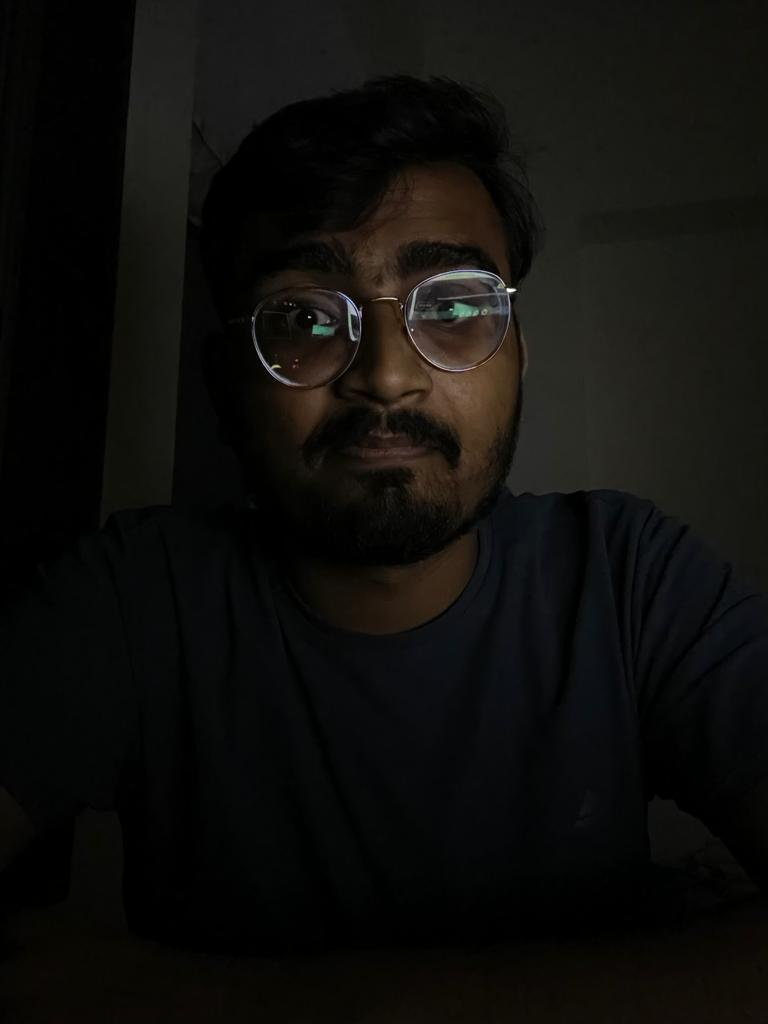
#> input picture me.jpeg, 768 x 1024 px, found by its file name
$ jupyter execute --allow-errors Assignment1_comp_23M2156.ipynb
#> lines starting #> are read from the running program, lines starting #| are printed output that depends on the picture
Question 1(a)

[cell 1]
from PIL import Image
import numpy as np
import os
import cv2
import numpy as np
import matplotlib.pyplot as plt

Read and display image

[cell 2]
#Using opencv
#Give image path
imagepath1 = '/home/vaibhav/Documents/103070.jpg'
imagecv = cv2.imread(imagepath1) #Importing Image
#Display image
#> (the rest of this cell did not finish here and is left out)

[cell 3]
#Saving the image as a png file
directory='/home/vaibhav/Documents'
os.chdir(directory)
#> (the rest of this cell did not finish here and is left out)

#> (a cell that did not finish here is left out)

The Dimensions of the Image is (321,481,3)
The size of File is 463203 (=321*481*3)

Question 1 (b)

#> (a cell that did not finish here is left out)

Answer 1(b). The image shows the particular colour more whichever intensity we leave intact.

#> (a cell that did not finish here is left out)

Question 1(c)
Answer= Variation in Range for Blue channel= 226
Variation in Range for Green channel= 226
Variation in Range for Red channel= 232
The  variation in intensities is almost same for all the colors and is very high , this shows that image conatins pixels of very wide range , from dark to bright.

Question 1(e)

#> (a cell that did not finish here is left out)

Question 1(d)

#> (a cell that did not finish here is left out)

Answer1(d)= There is slight variation in value of pixel 2 due to bilinear interpolation.

Question 2(a)

[cell 9]
imgpth="//home/vaibhav/Documents/me.jpeg"
myimg=cv2.imread(imgpth)
#> myimg is the input picture: shape (1024, 768, 3); mean B, G, R 12, 14.3, 14.9
myimg1=cv2.cvtColor(myimg,cv2.COLOR_BGR2GRAY)
#myimg1=cv2.resize(myimg1,(300,400))
plt.imshow(myimg1)
plt.show()
hist=cv2.calcHist([myimg1],[0],None,[256],[0,256],)
#> hist = 256 values, max 80470 at index 1, min 0 at index 192, mean 3072
plt.figure(figsize=(8,6))
plt.title('Histogram of Gray scale Image')
plt.xlabel('Pixel Values')
plt.ylabel('Intensity Frequency')
plt.plot(hist)
plt.xlim([0,256])
plt.show()
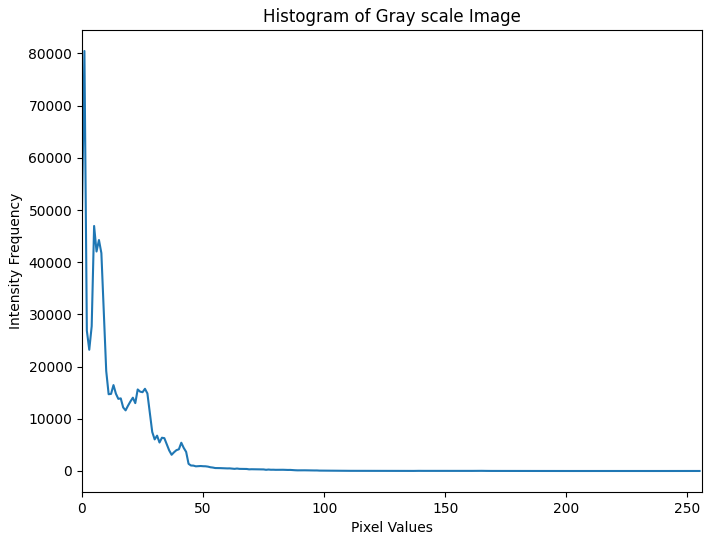
#> figure drawn by matplotlib, 1 panel; curve peaks at x = 1, y = 80470

cumulativehist=hist.cumsum()
#> cumulativehist = 256 values from 49670 to 786432
plt.figure(figsize=(8,6))
plt.title('Cumulative Histogram of Gray scale Image')
plt.xlabel('Pixel Values')
plt.ylabel('Cumulative Frequency')
plt.plot(cumulativehist)
plt.xlim([0,256])
plt.show()
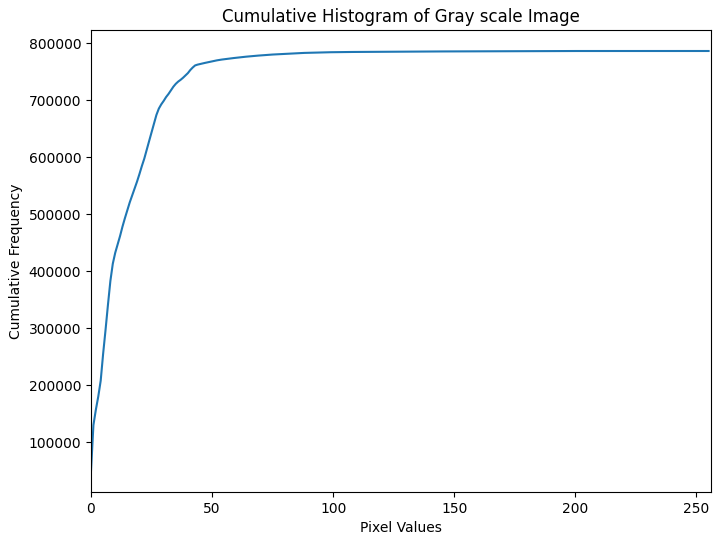
#> figure drawn by matplotlib, 1 panel; curve peaks at x = 255, y = 786432

Question 2(b)
Answer= Th good value of a=1.8

[cell 10]
a=1.8
brightimg=(myimg*a).clip(0,255).astype(np.uint8)
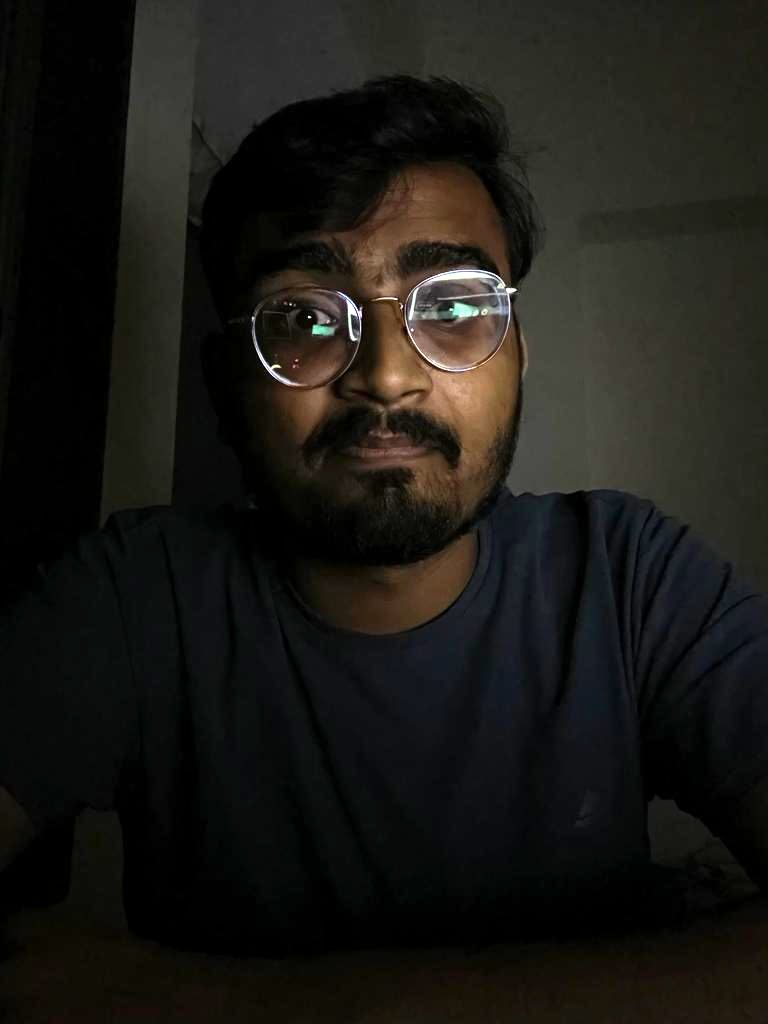
#> brightimg: shape (1024, 768, 3); mean B, G, R 21.1, 25.3, 26.4
plt.imshow(brightimg)
plt.show()

Question 2(c)
Answer=

[cell 11]
min_intensity=np.min(myimg1)
#> min_intensity = 0
max_intensity=np.max(myimg1)
#> max_intensity = 255
myimg3= np.clip(((myimg1 - min_intensity) * 255 / (max_intensity - min_intensity))+myimg1, 0, 255).astype(np.uint8)
plt.imshow(myimg3)
plt.show()

hist=cv2.calcHist([myimg3],[0],None,[256],[0,256],)
#> hist = 256 values, max 107356 at index 2, min 0 at index 1, mean 3072
plt.figure(figsize=(8,6))
plt.title('Histogram of Contrast adjusted Image')
plt.xlabel('Pixel Values')
plt.ylabel('Intensity Frequency')
plt.plot(hist)
plt.xlim([0,256])
plt.show()
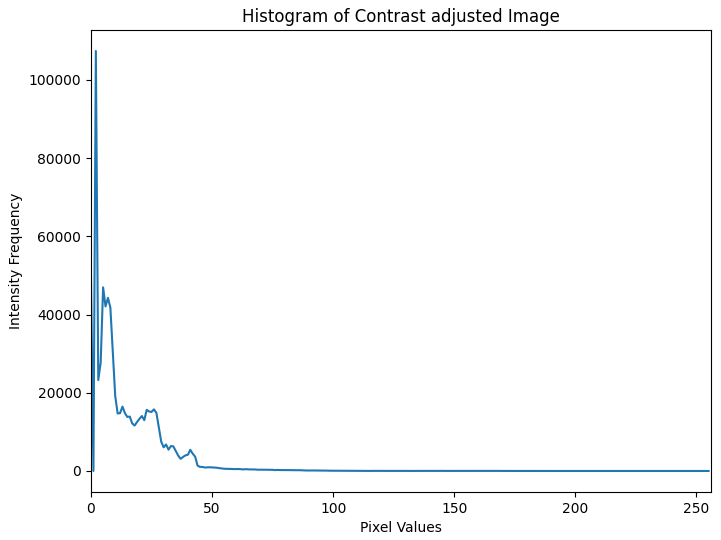
#> figure drawn by matplotlib, 1 panel; curve peaks at x = 2, y = 107356

Answer 2(c)
Yes applying contrast adjustment helps by enhancing the visbility in the areas of low visiblity.

Question 2(d)

[cell 12]
myimg2=cv2.equalizeHist(myimg1)
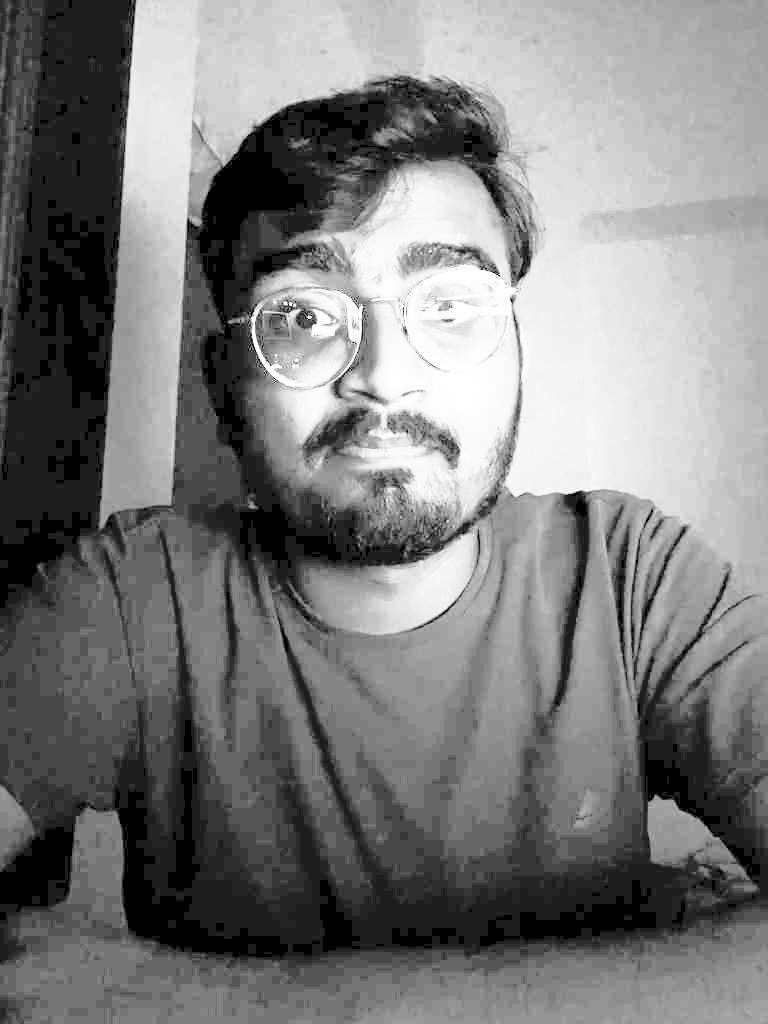
#> myimg2: shape (1024, 768); min 0, max 255, mean 124.2
plt.imshow(myimg2)
plt.show()

hist=cv2.calcHist([myimg2],[0],None,[256],[0,256],)
#> hist = 256 values, max 80470 at index 28, min 0 at index 1, mean 3072
plt.figure(figsize=(8,6))
plt.title('Histogram of Equalize Histogram Image')
plt.xlabel('Pixel Values')
plt.ylabel('Intensity Frequency')
plt.plot(hist)
plt.xlim([0,256])
plt.show()
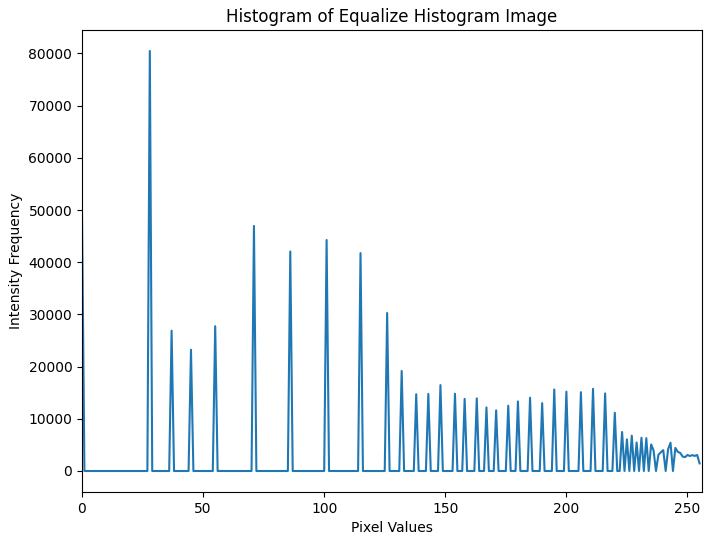
#> figure drawn by matplotlib, 1 panel; curve peaks at x = 28, y = 80470

Answer 2(d) . The histogram is not flat because the original image has non-uniform distribution of pixel values , that is why it is not  perfectly flat.
Comparing the histogram equalized image and the contrast-adjusted image from the previous part:
The contrast-adjusted image from the previous part have been adjusted , and it have a relatively flat histogram.

Question 2(e)

[cell 13]
target_histogram = np.arange(256, dtype=np.uint8)
matched_image = cv2.LUT(myimg1, target_histogram)
plt.figure(figsize=(12, 6))
plt.subplot(131)
plt.title('Original Image')
plt.imshow(myimg1, cmap='gray')

plt.subplot(132)
plt.title('Target Histogram')
plt.plot(target_histogram)

plt.subplot(133)
plt.title('Matched Image')
plt.imshow(matched_image, cmap='gray')

plt.tight_layout()
plt.show()
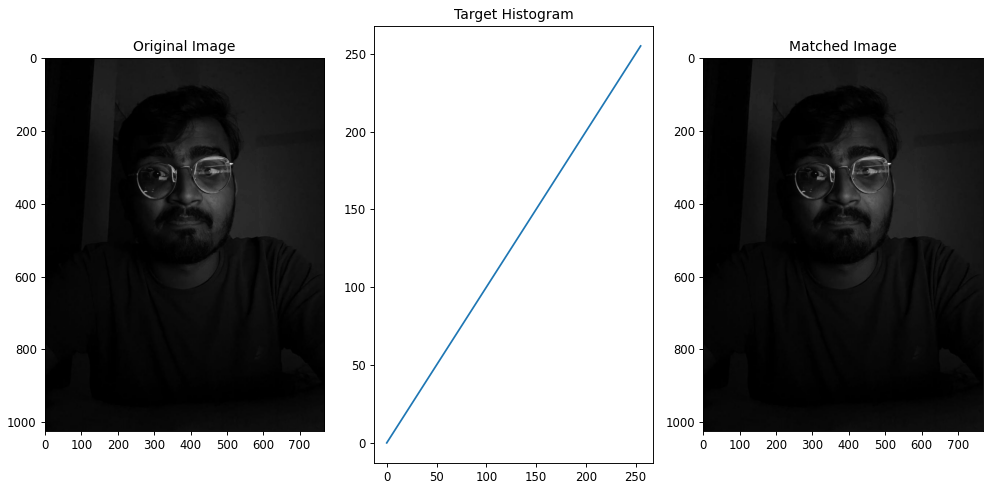
#> figure drawn by matplotlib, 3 panels; panel 2: curve peaks at x = 255, y = 255
